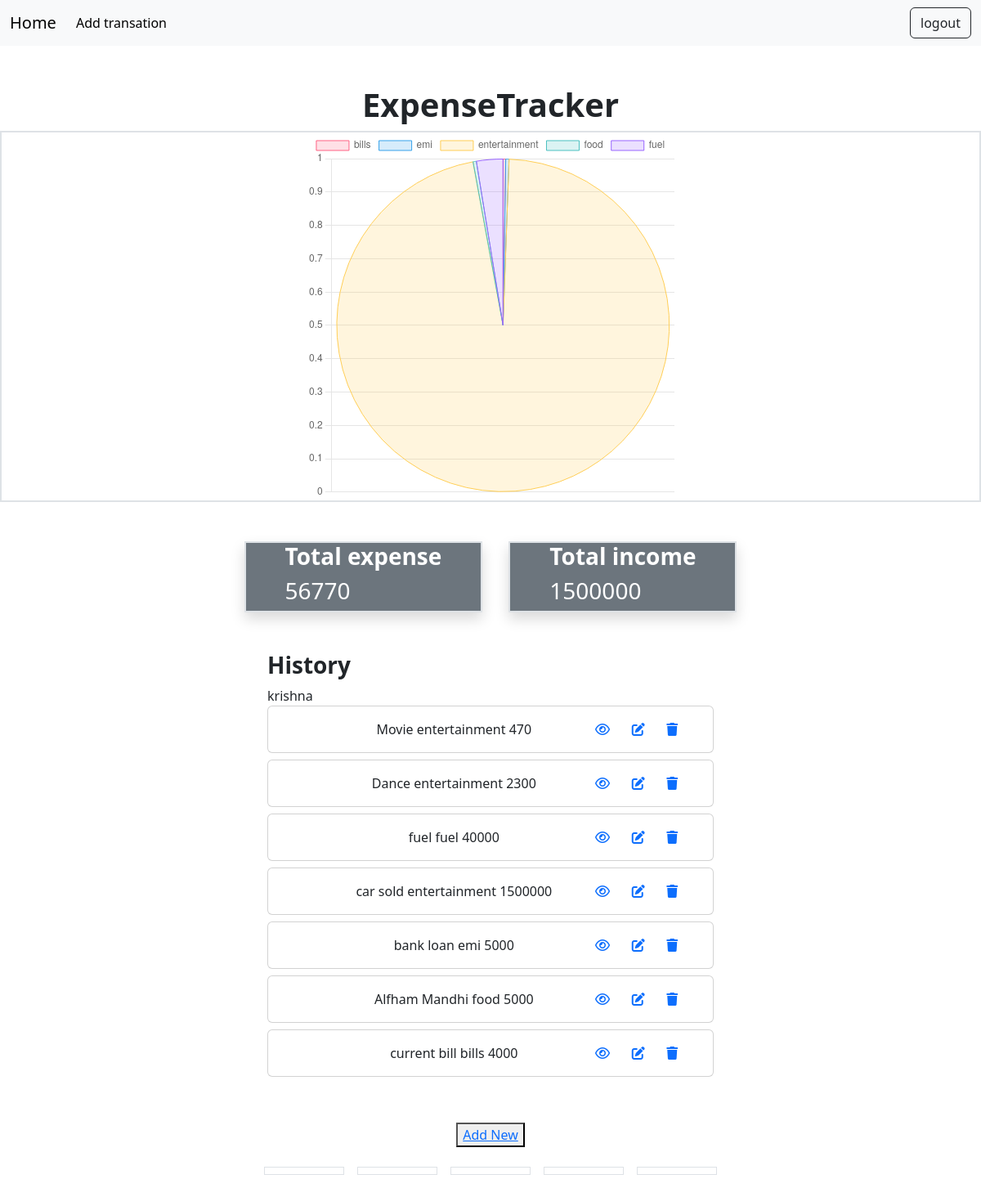
Page /transaction/all/ (signed in) on the committed database.
### budget/models.py (models this page shows, shortened)
class Transaction(models.Model):
    title=models.CharField(max_length=200)
    amount=models.PositiveIntegerField()
    options=(
        ("expense","expense"),
        ("income","income")
    )
    type=models.CharField(max_length=200,choices=options,default="expense")
    cat_options=(
        ("fuel","fuel"),
        ("food","food"),
        ("entertainment","entertainment"),
        ("emi","emi"),
        ("bills","bills"),
        ("miscellaneous","miscellaneous")
    )
    category=models.CharField(max_length=200,choices=cat_options,default="miscellaneous")
    created_date=models.DateTimeField(auto_now_add=True,blank=True)
    user=models.CharField(max_length=200)
    user_object=models.ForeignKey(User,on_delete=models.CASCADE)

### budget/views.py (the view)
# urls.py: path("transaction/all/",views.TransactionListView.as_view(),name="transaction-list"),
@method_decorator(decs,name="dispatch")
class TransactionListView(View):
    def get(self,request,*args,**kwargs):
        qs=Transaction.objects.filter(user_object=request.user)
        cur_month=timezone.now().month
        cur_year=timezone.now().year
        print(cur_month,cur_year)
        data=Transaction.objects.filter(
            created_date__month=cur_month,
            created_date__year=cur_year,
            user_object=request.user
        ).values("type").annotate(type_sum=Sum("amount"))
        print(data)
        category=Transaction.objects.filter(
            created_date__month=cur_month,
            created_date__year=cur_year,
            user_object=request.user
        ).values("category").annotate(cat_sum=Sum("amount"))
        print(category)
        return render(request,"transaction_list.html",{"data":qs,"type_total":data,"cat_total":category})

### budget/views.py (called while the page is built)
def signin_required(fn):
    def wrapper(request,*args,**kwargs):
        if not request.user.is_authenticated:
            messages.error(request,"invalid section")
            return redirect("signin")
        else:
            return fn(request,*args,**kwargs)
    return wrapper

### budget/templates/transaction_list.html (shortened to what this page needs)
{%extends 'base.html'%}
{%block main_block%}
<h1 class="text-center fw-bolder mt-5">ExpenseTracker</h1>
<div class="d-flex justify-content-center border border-2">
<div style="width: 450px; height: 300;" >
    <canvas id="categoryChart" width="200" height="200"></canvas>
</div>
</div>
<div class="container d-flex justify-content-center mt-5">
{%for tp in type_total%}
    <div class="border border-2 shadow mx-3 px-5 bg-secondary text-white">
    <h3 class="fw-bolder">Total {{tp.type}}</h3>
    <h3>{{tp.type_sum}}</h3>
    </div>
{%endfor%}
</div>
<div class="container">
    <div class="row mt-5">
        <div class="col-3"></div>
        <div class="col-6">
            <h3 class="fw-bold">History</h3>
            {{request.user}}
           {%for t in data%}
           <div class="card mb-2" data-aos="fade-up">
            <div class="card-body">
               <div class="row">
                <div class="col-2"></div>
                <div class="col-6 d-flex justify-content-center">
                    {{t.title}}
                    {{t.category}}
                    {{t.amount}}
                </div>
                <div class="col-4 d-flex justify-content-evenly">
                        <a href="{%url 'transaction-detail' t.id %}"><i class="fa-regular fa-eye fa-1x"></i></a>
                        <a href="{%url 'transaction-update' t.id %}"><i class="fa-solid fa-pen-to-square fa-1x "></i></a>
                        <a href="{%url 'transaction-delete' t.id %}"><i class="fa-solid fa-trash fa-1x"></i></a>
                </div>
               </div>
            </div>
          </div>
           {%endfor%}
        </div>
        <div class="col-3"></div>
    </div>
</div>
<div class="d-flex justify-content-center mt-5">
<button><a href="{%url 'transaction-add'%}">Add New</a></button>
</div>
<div class="container d-flex justify-content-center mt-4 mb-5">
{%for ct in cat_total%}
  <div class="border px-5 mx-2">
  </div>
{%endfor%}
</div>
{%endblock%}
{%block script_block%}
<script>
    var ctx = document.getElementById('categoryChart').getContext('2d');
    var categoryChart = new Chart(ctx, {
        type: 'pie',
        data: {
            labels: [{% for category in cat_total %}"{{ category.category}}",{% endfor %}],
            datasets: [{
                label: 'Category Totals',
                data: [{% for category in cat_total %}{{ category.cat_sum }},{% endfor %}],
                backgroundColor: [
                    'rgba(255, 99, 132, 0.2)',
                    'rgba(54, 162, 235, 0.2)',
                    'rgba(255, 206, 86, 0.2)',
                    'rgba(75, 192, 192, 0.2)',
                    'rgba(153, 102, 255, 0.2)',
                    'rgba(255, 159, 64, 0.2)'
                ],
                borderColor: [
                    'rgba(255, 99, 132, 1)',
                    'rgba(54, 162, 235, 1)',
                    'rgba(255, 206, 86, 1)',
                    'rgba(75, 192, 192, 1)',
                    'rgba(153, 102, 255, 1)',
                    'rgba(255, 159, 64, 1)'
                ],
                borderWidth: 1
            }]
        },
        options: {
            animation: {
                duration: 2000,
                easing: 'easeInOutQuart'
            },
            scales: {
                y: {
                    beginAtZero: true
                }
            }
        }
    });
</script>
</html>
{%endblock%}

### budget/templates/base.html (shortened to what this page needs)
<!DOCTYPE html>
<html lang="en">
<head>
    <link href="https://cdn.jsdelivr.net/npm/bootstrap@5.3.2/dist/css/bootstrap.min.css" rel="stylesheet">
    <link rel="stylesheet" href="https://cdnjs.cloudflare.com/ajax/libs/font-awesome/6.5.1/css/all.min.css" />
    <link href="https://unpkg.com/aos@2.3.1/dist/aos.css" rel="stylesheet">
</head>
<body>
    <nav class="navbar navbar-expand-lg bg-body-tertiary">
        <div class="container-fluid">
          <a class="navbar-brand" href="{%url 'transaction-list'%}">Home</a>
          <div class="collapse navbar-collapse" id="navbarSupportedContent">
            <ul class="navbar-nav me-auto mb-2 mb-lg-0">
              <li class="nav-item">
                <a class="nav-link active" aria-current="page" href="{%url 'transaction-add'%}">Add transation</a>
            </ul>
            <a href="{%url 'signout'%}" class="btn btn-outline-dark">logout</a>
          </div>
        </div>
      </nav>
      {%block main_block%}
      {%endblock%}
</body>
{%block script_block%}
{%endblock%}
</html>

### rows in the picture
Transaction: type "income", type_sum "1500000", title "car sold", category "entertainment", amount "1500000"
Transaction: title "Movie", category "entertainment", amount "470"
Transaction: title "Dance", category "entertainment", amount "2300"
Transaction: title "fuel", category "fuel", amount "40000"
Transaction: title "bank loan", category "emi", amount "5000"
Transaction: title "Alfham Mandhi", category "food", amount "5000"
Transaction: title "current bill", category "bills", amount "4000"

### other values in the picture
{{ tp.type }} "expense"
{{ tp.type_sum }} "56770"
{{ request.user }} "krishna"
chart data {{ category.category }} bills, emi, entertainment, food, fuel
chart data {{ category.cat_sum }} 4000, 5000, 1502770, 5000, 40000
